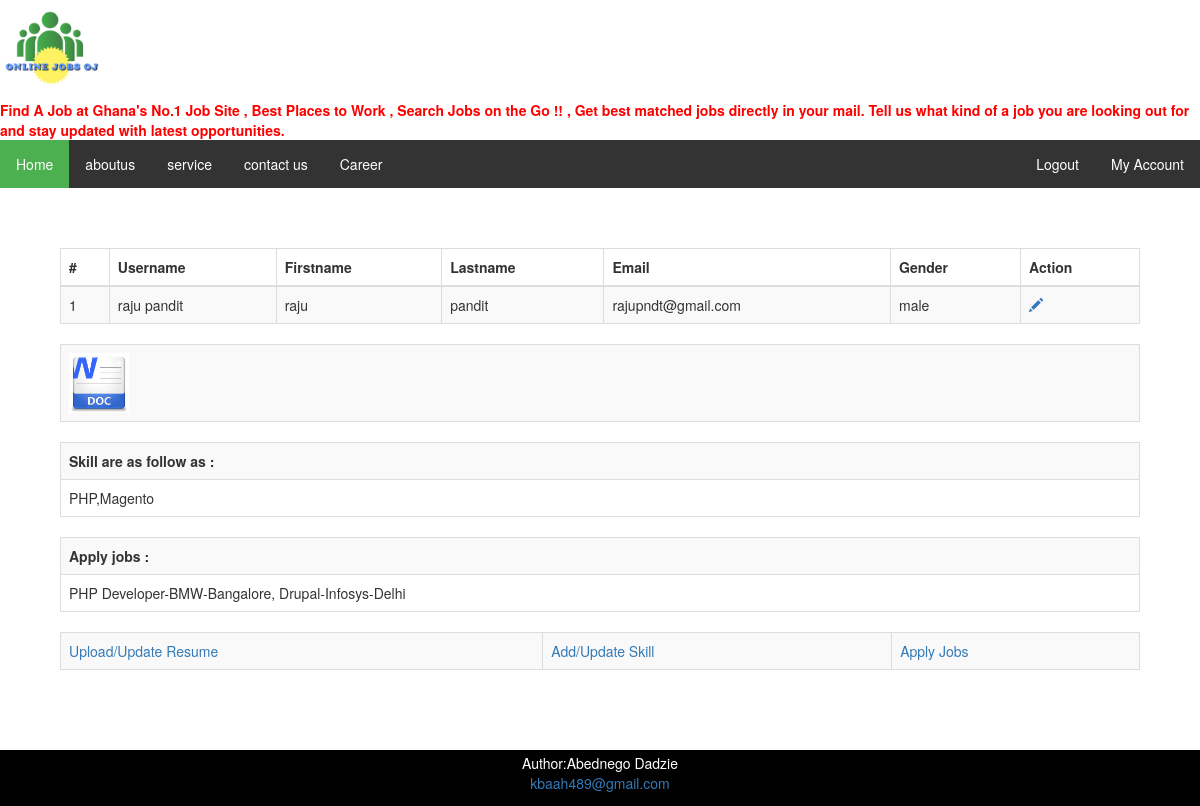
Page /myaccount.php (signed in) on the committed database.
### tables this page shows
CREATE TABLE `cmspages` (
  `id` int(11) NOT NULL,
  `title` varchar(500) NOT NULL,
  `description` text NOT NULL,
  `createdat` timestamp NOT NULL DEFAULT current_timestamp() ON UPDATE current_timestamp()
);

CREATE TABLE `registered_users` (
  `id` int(8) NOT NULL,
  `user_name` varchar(255) NOT NULL,
  `first_name` varchar(255) NOT NULL,
  `last_name` varchar(255) NOT NULL,
  `password` varchar(25) NOT NULL,
  `email` varchar(55) NOT NULL,
  `gender` varchar(20) NOT NULL,
  `addresume` varchar(500) NOT NULL,
  `applyjob` varchar(500) NOT NULL,
  `addskill` varchar(500) NOT NULL
);

### myaccount.php (the view, shortened to what this page needs)
<?php
include("include\session.php");
$baseurl = "http://".$_SERVER['SERVER_NAME']."/";
?>
<!DOCTYPE html>
<html>
<head>
<link rel="stylesheet" href="asset\css\style.css">
<link rel="stylesheet" href="asset\css\homestyle.css">
<link rel="stylesheet" href="https://maxcdn.bootstrapcdn.com/bootstrap/3.3.7/css/bootstrap.css">
</head>
  <body>
    <div class="hompagecontainer" height="400px">
      <?php include("header.php"); ?>
      <div style="padding:5%;">
      <?php
				$sql = "SELECT * FROM registered_users where email ='".$_SESSION['username']."'";
       if($result = mysqli_query($con, $sql)){
                        if(mysqli_num_rows($result) > 0){
                            echo "<table class='table table-bordered table-striped'>";
                                echo "<thead>";
                                    echo "<tr>";
                                        echo "<th>#</th>";
                                        echo "<th>Username</th>";
                                        echo "<th>Firstname</th>";
                                        echo "<th>Lastname</th>";
                                        echo "<th>Email</th>";
                                        echo "<th>Gender</th>";
                                         echo "<th>Action</th>";
                                    echo "</tr>";
                                echo "</thead>";
                                echo "<tbody>";
                                while($row = mysqli_fetch_array($result)){
                                    echo "<tr>";
                                        echo "<td>" . $row['id'] . "</td>";
                                        echo "<td>" . $row['user_name'] . "</td>";
                                        echo "<td>" . $row['first_name'] . "</td>";
                                        echo "<td>" . $row['last_name'] . "</td>";
                                        echo "<td>" . $row['email'] . "</td>";
                                        echo "<td>" . $row['gender'] . "</td>";
                                         echo "<td>";
                                            echo "<a href='updateuser.php?id=". $row['id'] ."' title='Update Record' data-toggle='tooltip'><span class='glyphicon glyphicon-pencil'></span></a>";
                                        echo "</td>";
                                    echo "</tr>";
                                    ?>
                                    <?php if($row['addresume']!=''){ ?>
                                    <tr>
                                        <table class='table table-bordered table-striped' width="200px">
                                        <tr >
                                        <td >
                                            <a href="<?php echo $baseurl.''.$row['addresume']; ?>">
                                                <img width="60px" src="asset/image/doc.jpg"></a>
                                            </td>
                                        </tr>
                                        </table>
                                    </tr>
                                    <?php } ?>
                                     <?php if($row['addskill']!=''){ ?>
                                    <tr>
                                        <table class='table table-bordered table-striped' width="200px">
                                        <tr>
                                           <th >
                                           Skill are as follow as :
                                            </th>
                                        </tr>
                                        <tr >
                                        <td>
                                            <?php echo $row['addskill']; ?>
                                            </td>
                                        </tr>
                                        </table>
                                    </tr>
                                    <?php } ?>
                                     <?php if($row['applyjob']!=''){ ?>
                                    <tr>
                                        <table class='table table-bordered table-striped' width="200px">
                                        <tr>
                                           <th >
                                           Apply jobs :
                                            </th>
                                        </tr>
                                        <tr >
                                        <td>
                                            <?php echo $row['applyjob']; ?>
                                            </td>
                                        </tr>
                                        </table>
                                    </tr>
                                    <?php } ?>
                                    <tr>
                                        <table class='table table-bordered table-striped'>
                                        <tr>
                                        <td><a href="addresume.php?id=<?php echo $row['id']; ?>">Upload/Update Resume</a></td>
                                        <td><a href="addskill.php?id=<?php echo $row['id']; ?>" >Add/Update Skill</a></td>
                                        <td><a href="applyjob.php?id=<?php echo $row['id']; ?>" >Apply Jobs<a></td>
                                        </tr>
                                        </table>
                                    </tr>
                                    <?php
                                }
                                echo "</tbody>";
                            echo "</table>";
                        } else{
                            echo "<p class='lead'><em>No records were found.</em></p>";
                        }
                    } else{
                        echo "ERROR: Could not able to execute $sql. " . mysqli_error($con);
                    }
			?>
    </div>
      <?php include("footer.php"); ?>
    </div>
  </body>
</html>

### header.php (shortened to what this page needs)
<?php
require_once("include\config.php");
?>
<div class="topContainer">
	<div class="leftDiv"><a  href="index.php"><img widht="100px" src="<?php echo "asset\image\logo2.jpg"; ?>"></a>
	</div>
	<div class="rightDiv">
		<marquee behavior="scroll" style="color:red;" direction="left"><b>Find A Job at Ghana's No.1 Job Site , Best Places to Work , Search Jobs on the Go !! ,
			Get best matched jobs directly in your mail. Tell us what kind of a job you are looking out for and stay updated with latest opportunities.
		</b></marquee>
		<ul class="topnav">
			<li><a class="active" href="index.php">Home</a></li>
			<?php
			   $sql = "SELECT * FROM cmspages";
			   $result = mysqli_query($con,$sql);
			    $num = mysqli_num_rows($result);
			    if($num > 0){
			    while($row = mysqli_fetch_array($result,MYSQLI_ASSOC)){
			    	?>
			    	<li><a href="page.php?id=<?php echo $row['id']; ?>" ><?php echo $row['title']; ?></a></li>
			    	<?php
			    	}
			    }
			?>
			<?php if(isset($_SESSION['username'])) { ?>
			<li class="right"><a href="myaccount.php">My Account</a></li>
			<li class="right"><a href="logout.php">Logout</a></li>
			<?php }else{ ?>
			<li class="right"><a href="login.php">Login</a></li>
			<li class="right"><a href="register.php">Register</a></li>
			<?php } ?>
		</ul>
	</div>
</div>

### asset/css/style.css (style rules this page uses)
* { box-sizing: border-box }
a { color: dodgerblue; }

### asset/css/homestyle.css (style rules this page uses)
.topContainer { width:100%; }
.leftDiv { width:49%; }
.leftDiv img { width:100px; height:100px; }
body { margin: 0; font-family: helvetica; }
ul.topnav { list-style-type: none; margin: 0; padding: 0; overflow: hidden; background-color: #333; }
ul.topnav li { float: left; }
ul.topnav li a { display: block; color: white; text-align: center; padding: 14px 16px; text-decoration: none; }
ul.topnav li a.active { background-color: #4CAF50; }
ul.topnav li.right { float: right; }
li a.active { color: white; background-color: #4CAF50; }

### rows in the picture
cmspages: title "aboutus"
cmspages: title "service"
cmspages: title "contact us"
cmspages: title "Career"
registered_users: id "1", user_name "raju pandit", first_name "raju", last_name "pandit", email "rajupndt@gmail.com", gender "male", addskill "PHP,Magento", applyjob "PHP Developer-BMW-Bangalore, Drupal-Infosys-Delhi"
